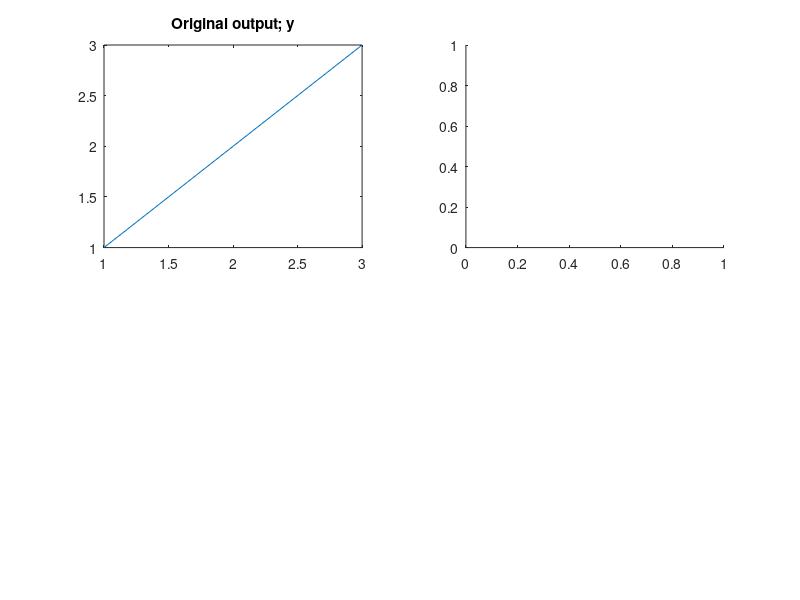

Reproduce this figure in MATLAB. (Note: this script raises an error after producing the figure.)
% This program uses the Class 'costFunctionClass' from "costFunctionClass.m" file.
% Make sure both this file and the class file are in the same folder before running this program.
% costFunctionClass.m - https://github.com/PRASANTH-NTU/ML_COURSERA/blob/master/costFunctionClass.m


X = [1 1; 1 2; 1 3];
y = [1;2;3];

subplot(2,2,1);
plot(X(:,2), y);
title("Original output; y");

subplot (2,2,2);
theta2 = [0;0];
j2 = costFunctionClass(X,y,theta2);
j2.costFunctionJx();
p2 = j2.plotGraph();

subplot (2,2,3);
theta3 = [0;1];
j3 = costFunctionClass(X,y,theta3);
j3.costFunctionJx();
p3 = j3.plotGraph();

subplot (2,2,4);
theta4 = [1;1];
j4 = costFunctionClass(X,y,theta4);
j4.costFunctionJx();
p4 = j4.plotGraph();
